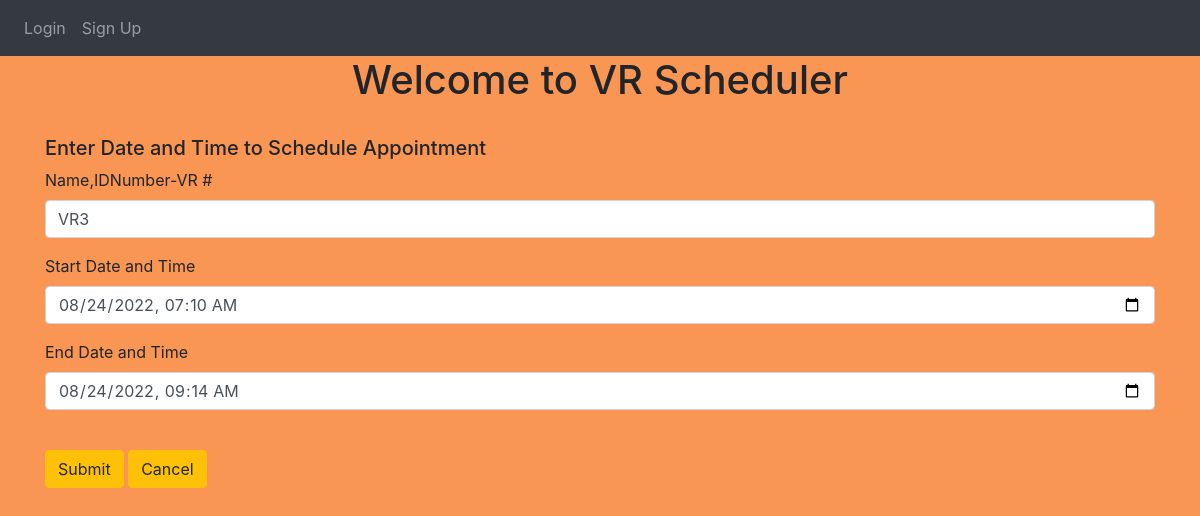
Page /updateSched/4 on the committed database.
### Website/models.py (models this page shows)
class Schedule(db.Model):
    id = db.Column(db.Integer, primary_key=True)
    names = db.Column(db.String(150))
    yuh = db.Column(db.String(150))
    name = db.Column(db.String(150))

### Website/views.py (the view)
@views.route('/updateSched/<int:id>', methods=['POST', 'GET'])
def updateSched(id):
    taskToUpdate = Schedule.query.get_or_404(id)
    if request.method == 'POST':
        taskToUpdate.names == request.form['userName']
        taskToUpdate.yuh == request.form['startdatetime']
        taskToUpdate.name == request.form['enddatetime']
        try:
            db.session.merge(taskToUpdate)
            db.session.flush()
            db.session.commit()
            sList = Schedule.query.all()
            return render_template("schedule_list.html",tasks=sList, user=current_user)
        except:
            return "ERRORSSSS"
    else:
        return render_template("updateSched.html",tasks=taskToUpdate, user=current_user)

### Website/templates/updateSched.html (shortened to what this page needs)
{% extends "base.html" %}
{% block content %}
  <link rel="stylesheet" href="{{ url_for('static', filename='css/pages.css') }}">
<h1 align="center">Welcome to VR Scheduler</h1>
<br/>
<h5>Enter Date and Time to Schedule Appointment</h5>
<form action="/updateSched/{{tasks.id}}" METHOD="POST">
  <div class="form-group">
    <label for="startdatetime">Name,IDNumber-VR #</label>
    <input
      type="text"
      class="form-control"
      id="user name"
      name="userName"
      value="{{tasks.name}}"
    />
  </div>
  <div class="form-group">
    <label for="startdatetime">Start Date and Time</label>
    <input
      type="datetime-local"
      class="form-control"
      id="startdatetime"
      name="startdatetime"
      value="{{tasks.names}}"
    />
  </div>
  <div class="form-group">
      <label for="enddatetime">End Date and Time</label>
      <input
        type="datetime-local"
        class="form-control"
        id="enddatetime"
        name="enddatetime"
        value="{{tasks.yuh}}"
    />
  </div>
  <br/>
  <button type="submit" class="btn btn-warning">Submit </button>
  <a class="btn btn-warning" href="/">Cancel</a>
</form>
{% endblock %}

### Website/static/css/pages.css (style rules this page uses)
body { background-color: rgb(249, 150, 84); }

### rows in the picture
Schedule: userName "VR3", startdatetime "08/24/2022 07:10", enddatetime "08/24/2022 09:14"
